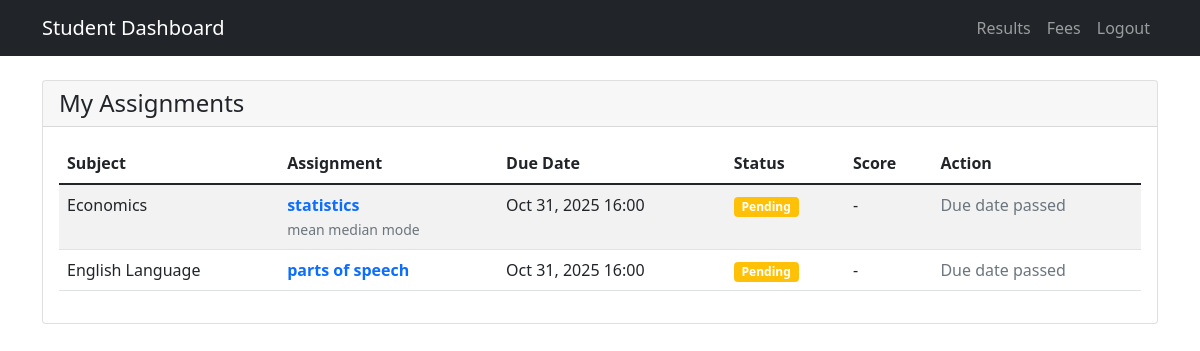
The page /academic/assignments/ (signed in) on the database its author committed.
### academic/models.py (models this page shows, shortened)
class StudentAssignment(models.Model):
    assignment = models.ForeignKey('Assignment', on_delete=models.CASCADE)
    student = models.ForeignKey('users.Student', on_delete=models.CASCADE)
    submitted_file = models.FileField(
        upload_to='submitted_assignments/',
        blank=True,
        null=True,
        validators=[FileExtensionValidator(allowed_extensions=['pdf', 'doc', 'docx', 'txt', 'zip', 'jpg', 'png'])]
    )
    submission_date = models.DateTimeField(null=True, blank=True)  # This field is missing
    score = models.FloatField(null=True, blank=True)
    feedback = models.TextField(blank=True)
    is_submitted = models.BooleanField(default=False)
    created_at = models.DateTimeField(auto_now_add=True)

class Assignment(models.Model):
    title = models.CharField(max_length=200)
    description = models.TextField(blank=True)
    subject = models.ForeignKey(Subject, on_delete=models.CASCADE)
    teacher = models.ForeignKey('users.Teacher', on_delete=models.CASCADE)
    due_date = models.DateTimeField()
    max_score = models.IntegerField(default=100)
    created_at = models.DateTimeField(auto_now_add=True)
    submission_date = models.DateTimeField(null=True, blank=True)
    assignment_file = models.FileField(upload_to='assignments/', blank=True, null=True, validators=[FileExtensionValidator(allowed_extensions=['pdf', 'doc', 'docx', 'txt', 'zip'])])

class Subject(models.Model):
    name = models.CharField(max_length=100)
    code = models.CharField(max_length=10, unique=True)
    description = models.TextField(blank=True)
    category = models.CharField(max_length=50, blank=True)

### academic/views.py (the view)
# urls.py: path('assignments/', views.student_assignments, name='student_assignments'),
@login_required
def student_assignments(request):
    student = get_object_or_404(Student, user=request.user)
    assignments = StudentAssignment.objects.filter(student=student).select_related('assignment')
    return render(request, 'academic/student_assignments.html', {
        'student': student,
        'assignments': assignments,
        'school': student.school
    })

### templates/academic/student_assignments.html (shortened to what this page needs)
{% extends 'base.html' %}
{% block navbar %}
<nav class="navbar navbar-expand-lg navbar-dark bg-dark">
    <div class="container">
        <a class="navbar-brand" href="{% url 'users:student_dashboard' %}">Student Dashboard</a>
        <div class="navbar-nav ms-auto">
            <a class="nav-link" href="{% url 'academic:student_results' %}">Results</a>
            <a class="nav-link" href="{% url 'academic:student_fees' %}">Fees</a>
            <a class="nav-link" href="{% url 'users:logout' %}">Logout</a>
        </div>
    </div>
</nav>
{% endblock %}
{% block content %}
<div class="container mt-4">
    <div class="row">
        <div class="col-md-12">
            <div class="card">
                <div class="card-header">
                    <h4 class="mb-0">My Assignments</h4>
                </div>
                <div class="card-body">
                    {% if assignments %}
                    <div class="table-responsive">
                        <table class="table table-striped">
                            <thead>
                                <tr>
                                    <th>Subject</th>
                                    <th>Assignment</th>
                                    <th>Due Date</th>
                                    <th>Status</th>
                                    <th>Score</th>
                                    <th>Action</th>
                                </tr>
                            </thead>
                            <tbody>
                                {% for assignment in assignments %}
                                <tr>
                                    <td>{{ assignment.assignment.subject.name }}</td>
                                    <td>
                                        <a href="{% url 'academic:assignment_detail' assignment.assignment.id %}"
                                           class="text-decoration-none fw-bold text-primary">
                                            {{ assignment.assignment.title }}
                                        </a>
                                        {% if assignment.assignment.description %}
                                        <br><small class="text-muted">{{ assignment.assignment.description|truncatewords:10 }}</small>
                                        {% endif %}
                                    </td>
                                    <td>{{ assignment.assignment.due_date|date:"M d, Y H:i" }}</td>
                                    <td>
                                        {% if assignment.is_submitted %}
                                        <span class="badge bg-success">Submitted</span>
                                        {% else %}
                                            {% if now > assignment.assignment.due_date %}
                                            <span class="badge bg-danger">Overdue</span>
                                            {% else %}
                                            <span class="badge bg-warning">Pending</span>
                                            {% endif %}
                                        {% endif %}
                                    </td>
                                    <td>
                                        {% if assignment.score is not None %}
                                        {{ assignment.score }}/{{ assignment.assignment.max_score }}
                                        {% else %}
                                        -
                                        {% endif %}
                                    </td>
                                    <td>
                                        {% if not assignment.is_submitted %}
                                            {% if now < assignment.assignment.due_date %}
                                            <a href="{% url 'academic:submit_assignment' assignment.id %}" class="btn btn-primary btn-sm">Submit</a>
                                            {% else %}
                                            <span class="text-muted">Due date passed</span>
                                            {% endif %}
                                        {% else %}
                                            {% if assignment.submitted_file %}
                                            <a href="{{ assignment.submitted_file.url }}" target="_blank" class="btn btn-outline-primary btn-sm">View Submission</a>
                                            {% else %}
                                            <span class="text-muted">No file submitted</span>
                                            {% endif %}
                                        {% endif %}
                                    </td>
                                </tr>
                                {% endfor %}
                            </tbody>
                        </table>
                    </div>
                    {% else %}
                    <div class="alert alert-info">
                        <p>No assignments found.</p>
                    </div>
                    {% endif %}
                </div>
            </div>
        </div>
    </div>
</div>
{% endblock %}

### rows shown on the page
StudentAssignment: assignment.subject.name "Economics", assignment "statistics", assignment.description "mean median mode", assignment.due_date "Oct 31, 2025 16:00", is_submitted "Pending"
StudentAssignment: assignment.subject.name "English Language", assignment "parts of speech", assignment.due_date "Oct 31, 2025 16:00", is_submitted "Pending"
